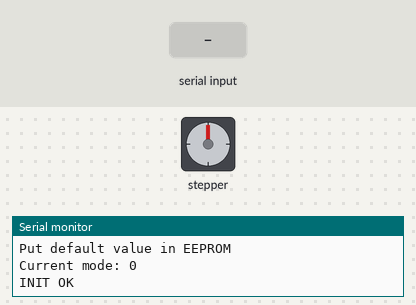
This sketch was run on a simulated Arduino Uno, built with avr-gcc and run on an emulated ATmega328P. Parts: stepper motor, the last lines printed to the serial monitor. Inputs (shaded band) come from the test bench. EEPROM starts erased; stepper angles assume 4096 steps per turn.

Above: at 1.2 s.
1.3 s: "1" received over Serial
At 5.68 s:
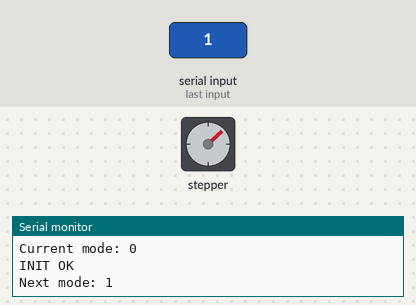
At 16.2 s:
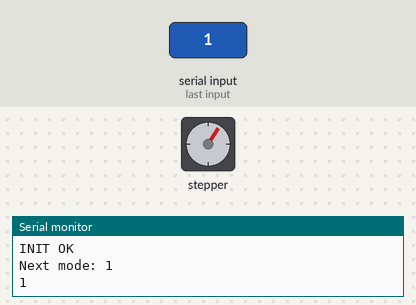
Timing chart, 0 to 17.7 s (numbered marks = the images above; inputs shaded):
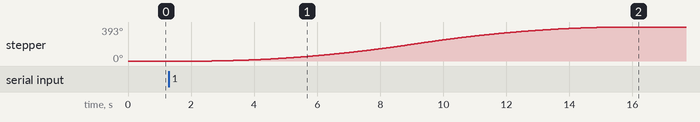

Measured:
- after the input at 1.3 s, stepper: turns 393° clockwise in 13.0 s, starting after 1.3 s

The sketch:

RoboCap.ino
```cpp
#include <AccelStepper.h>
#include <EEPROM.h>

// Motor pin definitions
#define MOTOR_PIN_1  9      // IN1 on the ULN2003 driver 1
#define MOTOR_PIN_2  10     // IN2 on the ULN2003 driver 1
#define MOTOR_PIN_3  11     // IN3 on the ULN2003 driver 1
#define MOTOR_PIN_4  12     // IN4 on the ULN2003 driver 1
#define HALFSTEP 8
#define CAP_OPENED_POS 4477 // 180 degrees : 2048 * 94 / 43 (gears ratio)
#define CAP_CLOSED_POS 0

// Initialize with pin sequence IN1-IN3-IN2-IN4 for using the AccelStepper with 28BYJ-48
AccelStepper stepper(HALFSTEP, MOTOR_PIN_1, MOTOR_PIN_3, MOTOR_PIN_2, MOTOR_PIN_4);

// Modes:
// 0 -> cap closed
// 1 -> cap open
int mode;
int nextMode;

void setup() {
  Serial.begin(9600);

  EEPROM.get(0, mode);
  if (mode < 0 || mode > 1) {
    Serial.println("Put default value in EEPROM");
    mode = 0;
    EEPROM.put(0, mode);
  }

  Serial.print("Current mode: ");
  Serial.println(mode);

  nextMode = mode;

  stepper.setMaxSpeed(1000.0);
  stepper.setAcceleration(100.0);
  stepper.setSpeed(200);

  stepper.setCurrentPosition(mode == 0 ? CAP_CLOSED_POS : CAP_OPENED_POS);

  Serial.println("INIT OK");
}

void loop() {
  if (mode != nextMode && (nextMode == 0 || nextMode == 1)) {
    Serial.print("Next mode: ");
    Serial.println(nextMode);
    if (nextMode == 0) {
      stepper.runToNewPosition(CAP_CLOSED_POS);
    }
    if (nextMode == 1) {
      stepper.runToNewPosition(CAP_OPENED_POS);
    }

    mode = nextMode;
    EEPROM.put(0, mode);
    Serial.println(mode);
  }

  // Handle incoming messages
  if (Serial.available() > 0) {
    String msg = Serial.readString();
    nextMode = -1;

    if (msg[0] == '0' && mode != 0) {
      nextMode = 0;
    } else if (msg[0] == '1' && mode != 1) {
      nextMode = 1;
    } else {
      Serial.println(mode);
    }
  }

  stepper.run();
}
```
